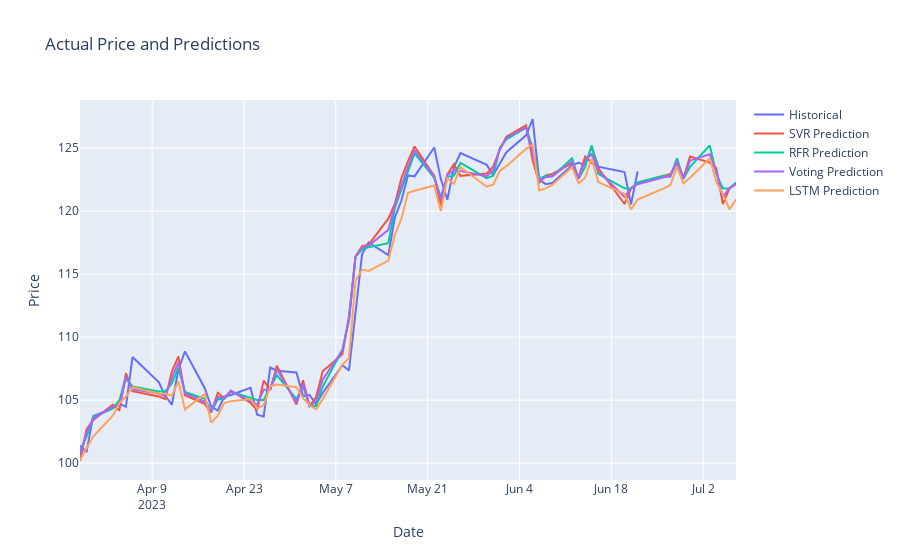

The notebook cell saved with this chart:
### Code cell
import plotly.graph_objects as go

# Create traces
trace_actual = go.Scatter(
    x=df_combined2.index,
    y=df_combined2['Close'],
    mode='lines',
    name='Historical'
)

trace_svr = go.Scatter(
    x=df_combined2.index,
    y=df_combined2['SVR Prediction'],
    mode='lines',
    name='SVR Prediction'
)

trace_rfr = go.Scatter(
    x=df_combined2.index,
    y=df_combined2['RFR Prediction'],
    mode='lines',
    name='RFR Prediction'
)

trace_voting = go.Scatter(
    x=df_combined2.index,
    y=df_combined2['Voting Prediction'],
    mode='lines',
    name='Voting Prediction'
)

trace_lstm = go.Scatter(
    x=df_combined2.index,
    y=df_combined2['LSTM Prediction'],
    mode='lines',
    name='LSTM Prediction'
)

data = [trace_actual, trace_svr, trace_rfr, trace_voting, trace_lstm]

# Create layout
layout = go.Layout(
    title='Actual Price and Predictions',
    xaxis=dict(title='Date'),
    yaxis=dict(title='Price'),
    showlegend=True
)

# Create figure
fig = go.Figure(data=data, layout=layout)

# Show the figure
fig.show()
